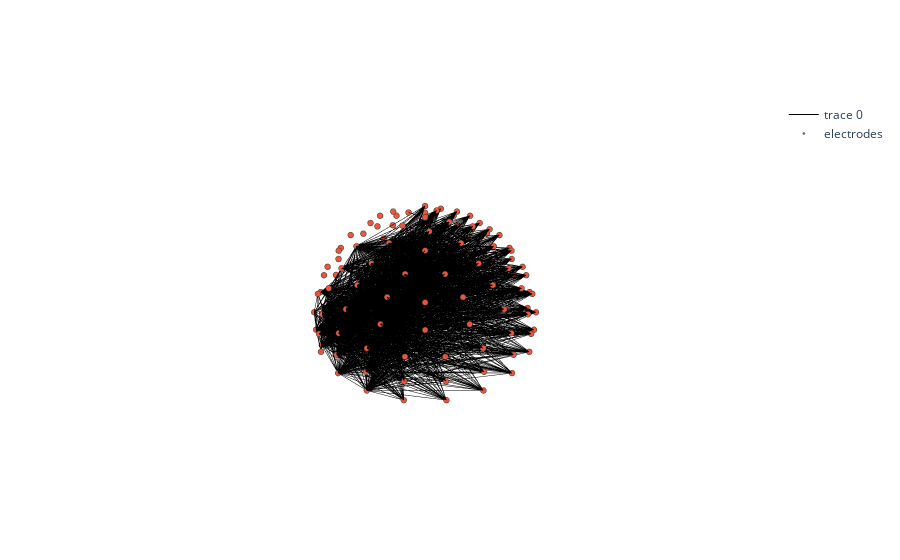

Notebook code cell kept with this figure:
### Markdown cell above
#### Visualize graph of random trial

### Code cell
from torch_geometric.data import Data

# Select a trial, load channel positions
sample = graph_data[54].clone()
edge_index = sample.edge_index
print(f'number of edges: {int(edge_index.shape[1]/2)}')
elec_coord_file = root/'electrode_coordinates.csv'
elec_coord = pd.read_csv(elec_coord_file, index_col=0)

labels = elec_coord.index.values
Xn = elec_coord['x'].values
Yn = elec_coord['y'].values
Zn = elec_coord['z'].values


Xe = []
Ye = []
Ze = []
for e in edge_index.T:
    Xe += [Xn[e[0]], Xn[e[1]], None]
    Ye += [Yn[e[0]], Yn[e[1]], None]
    Ze += [Zn[e[0]], Zn[e[1]], None]


import plotly.graph_objs as go

trace1 = go.Scatter3d(
    x=Xe, y=Ye, z=Ze,
    mode='lines',
    line=dict(color='rgb(0,0,0)', width=1),
    hoverinfo='none',
)

trace2 = go.Scatter3d(
    x=Xn, y=Yn, z=Zn,
    mode = 'markers',
    name = 'electrodes',
    marker = dict(
        symbol='circle',
        size=2,
        line=dict(color='rgb(50,50,50)',width=0.5),
    ),
    text=labels,
    hoverinfo='text',
)

axis=dict(
    showbackground=False,
    showline=False,
    showgrid=False,
    showticklabels=False,
    title='',
)

layout = go.Layout(
    scene = dict(
        xaxis=dict(axis),
        yaxis=dict(axis),
        zaxis=dict(axis),
    )
)

data = [trace1, trace2]
fig = go.Figure(data=data, layout=layout)
fig.show()

### Figure 1 — Plotly figure (JSON) as saved in the notebook; plotly's stock layout.template omitted (floating-point values rounded to 4 significant figures; data arrays with more than 128 entries replaced by an {"elided": "..."} marker saying what was removed)
{"data": [{"hoverinfo": "none", "line": {"color": "rgb(0,0,0)", "width": 1}, "mode": "lines", "type": "scatter3d", "x": {"elided": "9750 int values"}, "y": {"elided": "9750 int values"}, "z": {"elided": "9750 int values"}}, {"hoverinfo": "text", "marker": {"line": {"color": "rgb(50,50,50)", "width": 0.5}, "size": 2, "symbol": "circle"}, "mode": "markers", "name": "electrodes", "text": ["A1", "A2", "A3", "A4", "A5", "A6", "A7", "A8", "A9", "A10", "A11", "A12", "A13", "A14", "A15", "A16", "A17", "A18", "A19", "A20", "A21", "A22", "A23", "A24", "A25", "A26", "A27", "A28", "A29", "A30", "A31", "A32", "B1", "B2", "B3", "B4", "B5", "B6", "B7", "B8", "B9", "B10", "B11", "B12", "B13", "B14", "B15", "B16", "B17", "B18", "B19", "B20", "B21", "B22", "B23", "B24", "B25", "B26", "B27", "B28", "B29", "B30", "B31", "B32", "C1", "C2", "C3", "C4", "C5", "C6", "C7", "C8", "C9", "C10", "C11", "C12", "C13", "C14", "C15", "C16", "C17", "C18", "C19", "C20", "C21", "C22", "C23", "C24", "C25", "C26", "C27", "C28", "C29", "C30", "C31", "C32", "D1", "D2", "D3", "D4", "D5", "D6", "D7", "D8", "D9", "D10", "D11", "D12", "D13", "D14", "D15", "D16", "D17", "D18", "D19", "D20", "D21", "D22", "D23", "D24", "D25", "D26", "D27", "D28", "D29", "D30", "D31", "D32"], "type": "scatter3d", "x": [0, 0, 0, 0, -24, -45, -52, -48, -51, -51, -50, -47, -25, -26, -27, -27, -25, -28, 0, 0, 0, 0, 0, 0, 0, 25, 26, 27, 27, 25, 28, 24, 17, 24, 45, 52, 48, 51, 51, 50, 47, 69, 71, 70, 66, 83, 82, 78, 68, 58, 43, 34, 50, 63, 74, 82, 86, 87, 83, 82, 78, 68, 58, 43, 10, 24, 45, 52, 66, 70, 71, 51, 51, 48, 25, 24, 28, 25, 27, 27, 0, 0, 0, 0, 0, 0, 0, -25, -24, -28, -25, -27, -27, -51, -51, -48, -10, -24, -45, -52, -66, -70, -71, -83, -82, -78, -68, -58, -43, -34, -17, -24, -43, -50, -63, -74, -82, -86, -87, -83, -82, -78, -68, -58, -66, -70, -71, -69], "y": [0, -17, -34, -50, -58, -45, -52, -66, -70, -71, -69, -64, -75, -81, -83, -82, -78, -68, -63, -74, -82, -86, -87, -85, -79, -75, -81, -83, -82, -78, -68, -58, -5, -24, -45, -52, -66, -70, -71, -69, -64, -50, -51, -51, -48, -27, -27, -25, -28, -24, -25, 0, 0, 0, 0, 0, 0, 0, 27, 27, 25, 28, 24, 25, 14, 24, 45, 52, 48, 51, 51, 71, 70, 66, 43, 58, 68, 78, 82, 83, 87, 86, 82, 74, 63, 50, 34, 43, 58, 68, 78, 82, 83, 71, 70, 66, 14, 24, 45, 52, 48, 51, 51, 27, 27, 25, 28, 24, 25, 0, -5, -24, -25, 0, 0, 0, 0, 0, 0, -27, -27, -25, -28, -24, -48, -51, -51, -50], "z": [88, 86, 81, 72, 61, 61, 47, 31, 14, -3, -20, -37, -37, -20, -3, 14, 31, 47, 61, 47, 31, 14, -3, -20, -37, -37, -20, -3, 14, 31, 47, 61, 86, 81, 61, 47, 31, 14, -3, -20, -37, -20, -3, 14, 31, -3, 14, 31, 47, 61, 72, 81, 72, 61, 47, 31, 14, -3, -3, 14, 31, 47, 61, 72, 86, 81, 61, 47, 31, 14, -3, -3, 14, 31, 72, 61, 47, 31, 14, -3, -3, 14, 31, 47, 61, 72, 81, 72, 61, 47, 31, 14, -3, -3, 14, 31, 86, 81, 61, 47, 31, 14, -3, -3, 14, 31, 47, 61, 72, 81, 86, 81, 72, 72, 61, 47, 31, 14, -3, -3, 14, 31, 47, 61, 31, 14, -3, -20]}], "layout": {"scene": {"xaxis": {"showbackground": false, "showgrid": false, "showline": false, "showticklabels": false, "title": {"text": ""}}, "yaxis": {"showbackground": false, "showgrid": false, "showline": false, "showticklabels": false, "title": {"text": ""}}, "zaxis": {"showbackground": false, "showgrid": false, "showline": false, "showticklabels": false, "title": {"text": ""}}}}}
